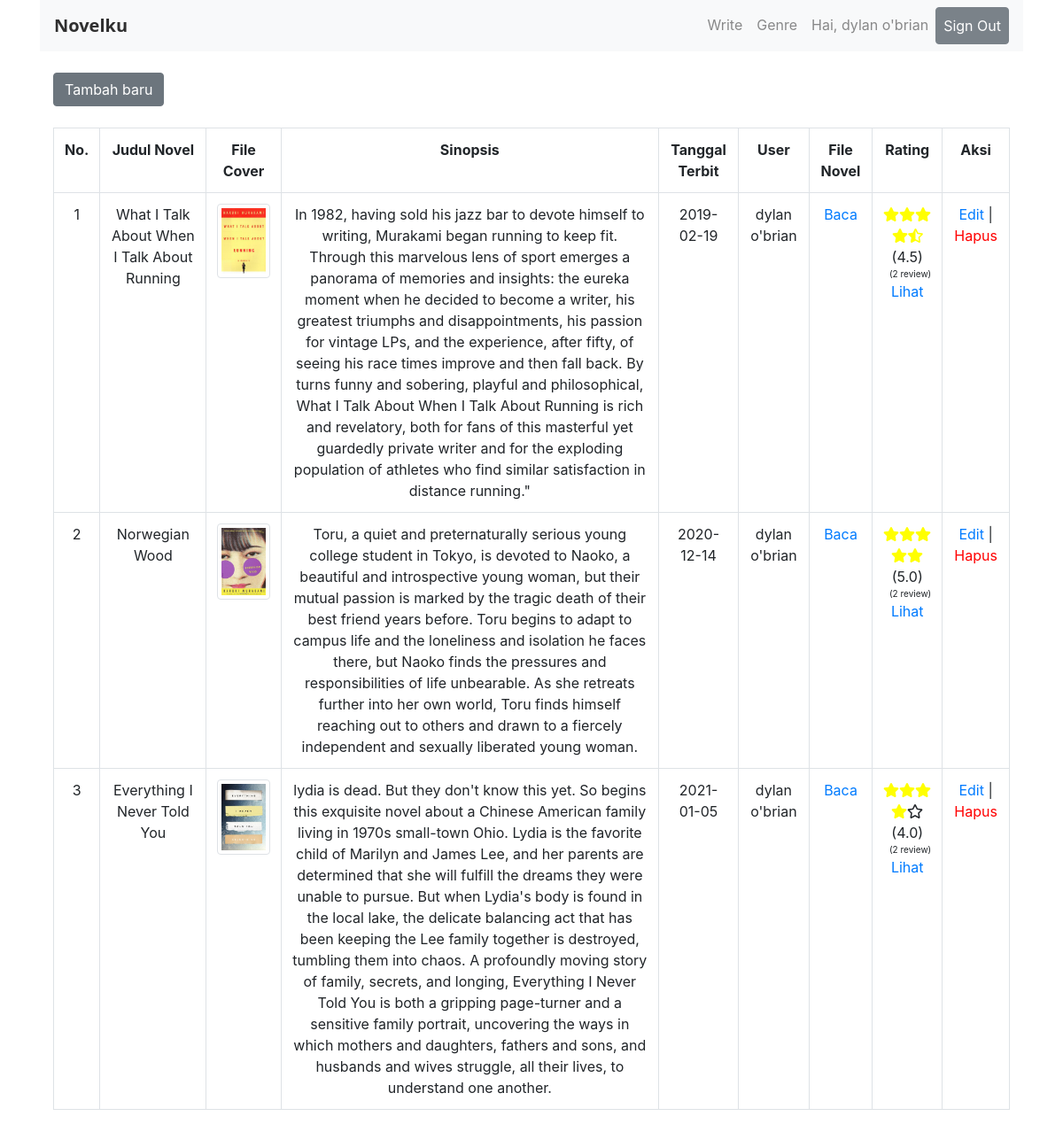
/?page=novel (signed in), run on the app's committed database.
### tables this page shows
CREATE TABLE `menu_role` (
  `id_menu` int(11) NOT NULL,
  `id_role` int(11) NOT NULL,
  `is_create` tinyint(4) NOT NULL,
  `is_read` tinyint(4) NOT NULL,
  `is_update` tinyint(4) NOT NULL,
  `is_delete` tinyint(4) NOT NULL
);

CREATE TABLE `menus` (
  `id_menu` int(11) NOT NULL,
  `nama_menu` varchar(255) NOT NULL,
  `file` varchar(255) NOT NULL
);

CREATE TABLE `novel` (
  `id_novel` int(11) NOT NULL,
  `judul_novel` varchar(255) NOT NULL,
  `file_cover` varchar(255) NOT NULL,
  `file_novel` varchar(255) NOT NULL,
  `sinopsis` text NOT NULL,
  `tgl_terbit` date NOT NULL,
  `id_user` int(11) NOT NULL,
  `created_at` datetime NOT NULL,
  `updated_at` datetime NOT NULL,
  `soft_delete` tinyint(4) NOT NULL
);

CREATE TABLE `user` (
  `id_user` int(11) NOT NULL,
  `nama_user` varchar(100) NOT NULL,
  `email` varchar(50) NOT NULL,
  `password` varchar(100) NOT NULL,
  `created_at` datetime NOT NULL,
  `updated_at` datetime NOT NULL DEFAULT CURRENT_TIMESTAMP,
  `soft_delete` tinyint(4) NOT NULL,
  `id_role` tinyint(4) NOT NULL
);

### novel.php (the view, shortened to what this page needs)
<?php
require_once "koneksi.php";
$sql="SELECT novel.id_novel, novel.judul_novel, novel.file_cover,novel.file_novel, novel.sinopsis, novel.tgl_terbit, user.nama_user, IFNULL(ROUND(AVG(review.rating),1),0) as rating, IFNULL(COUNT(review.id_review),0) as jml_review
FROM novel
JOIN user ON novel.id_user=user.id_user
LEFT JOIN review ON novel.id_novel=review.id_novel
WHERE novel.soft_delete=0
GROUP BY novel.id_novel";
$result=mysqli_query($conn, $sql);
function Bintang($rating){
	$html='';
	for( $x = 0; $x < 5; $x++ )
    {
        if( floor($rating)-$x >= 1 )
        {$html.= '<i class="fa fa-star" style="color:yellow"></i>'; }
        elseif( $rating-$x > 0 )
        {$html.= '<i class="fas fa-star-half-alt" style="color:yellow"></i>'; }
        else
        {$html.= '<i class="far fa-star"></i>'; }
    }
		return $html;
}?>
<div class="container">
    <br>
    <a href="?page=form_novel" class="btn btn-secondary">Tambah baru</a>
    <br>
    <br>
    <div class="row">
        <div class="col">
            <div class="table-responsive">
                <table class="table table-bordered text-center">
                    <tr>
                        <th>No. </th>
                        <th>Judul Novel</th>
                        <th>File Cover</th>
                        <th>Sinopsis</th>
                        <th>Tanggal Terbit</th>
                        <th>User</th>
                        <th>File Novel</th>
                        <th>Rating</th>
                        <th>Aksi</th>
                    </tr>
                    <?php
        if(mysqli_num_rows($result)>0){
            $no=0;
            while($row=mysqli_fetch_assoc($result))
            {
                $no++;
                $bintang=bintang($row['rating']);
                echo "<tr>
                <td>".$no."</td>
                <td>".$row['judul_novel']."</td>
                <td align='center'><img src='".$row['file_cover']."' class='img-thumbnail' width='300px'></td>
                <td>".$row['sinopsis']."</td>
                <td>".$row['tgl_terbit']."</td>
                <td>".$row['nama_user']."</td>
                <td>
                <a href='?page=baca_novel&id=".$row['id_novel']."'>Baca</a>
                </td>
                <td>".bintang($row['rating'])." (".$row['rating'].")<div style='font-size:10px; width:100%; text-align:right;'>(".$row['jml_review']." review)</div>
                ";
                $sql="SELECT * FROM review WHERE id_novel=".$row['id_novel'];
                $rreview=mysqli_query($conn,$sql);
                if(mysqli_num_rows($rreview)>0){
                echo"<a data-id='".$row['id_novel']."' class='review' style='cursor: pointer;'>Lihat</a>";
                }
                echo "<td>
                    <a href='?page=form_edit_novel&id=".$row['id_novel']."'>Edit</a> |
                    <a style='color:red;' href='?page=hapus_novel&id=".$row['id_novel']."'>Hapus</a>
                </td>
                </tr>
                ";
                }
                } ?>
                </table>
            </div>
        </div>
    </div>
</div>

### index.php (shortened to what this page needs)
<!doctype html>
<html lang="en">
<head>
    <link rel="stylesheet" href="assets/css/style.css">
    <link rel="stylesheet" href="assets/bootstrap/css/bootstrap.min.css">
    <link rel="stylesheet" href="https://use.fontawesome.com/releases/v5.1.1/css/all.css"
>
</head>
<body>
    <div class="container">
        <?php
            require_once "koneksi.php";
            if(isset($_SESSION['is_login']))
            {
                $sql = "SELECT * FROM menu_role AS a
                INNER JOIN menus AS b ON a.id_menu=b.id_menu
                WHERE a.id_role=".$_SESSION['id_role']." ORDER BY b.id_menu DESC";
                $menus = mysqli_query($conn, $sql);
            }
        ?>
        <nav class="navbar navbar-expand-lg navbar-light bg-light sticky-top">
            <a class="navbar-brand" href="index.php">Novelku</a>
            <div class="collapse navbar-collapse" id="navbarText">
                <ul class="navbar-nav ml-auto">
                    <?php if(isset($_SESSION['is_login'])==false){ ?>
                    <li class="nav-item active">
                        <a class="nav-link" href="#">Subscribe</a>
                    </li>
                    <li class="nav-item">
                        <a class="nav-link btn btn-secondary sign_in_button" href="?page=login">Sign In</a>
                    </li>
                    <?php } else{
                        while ($row=mysqli_fetch_assoc($menus)) {
                    echo '<li class="nav-item">
                            <a class="nav-link" href="?page='.$row['file'].'">'.$row['nama_menu'].'</a>
                        </li>';
                    }
                    ?>
                    <li class="nav-item">
                    <a class="nav-link" style="cursor: default;">Hai, <?= $_SESSION['nama_user'] ?> </a>
                    </li>
                    <li class="nav-item">
                        <a class="nav-link btn btn-secondary sign_in_button" href="?page=logout">Sign Out</a>
                    </li>
                    <?php } ?>
                </ul>
            </div>
        </nav>
        <?php
    if(isset($_GET['page'])){
        $page=$_GET['page'];
        $file_php=$page.".php";
        if (file_exists($file_php)) {
            require_once $file_php;
        }else{
            require_once "404.php";
        }
    }
    else{
        require_once "default.php";
    }
    ?>
    </div>
</body>
</html>

### assets/css/style.css (style rules this page uses)
.navbar .navbar-nav .nav-link.sign_in_button { color: white; }
.navbar-brand { font-size: 1.5em; font-weight: bold; font-family: 'Segoe UI', Tahoma, Geneva, Verdana, sans-serif; }
.bg-light { background-color: #ffffff !important; opacity: 90%; }

### data on the page
menu_role: id_menu.nama_menu "Write"
menu_role: id_menu.nama_menu "Genre"
novel: judul_novel "What I Talk About When I Talk About Running", file_cover (picture), sinopsis "In 1982, having sold his jazz bar to devote himself to writing, Murakami began running to keep fit. Through this marvelous lens of sport emerges a panorama of memories and insights: the eureka moment when he decided to become a writer, his greatest triumphs and disappointments, his passion for vintage LPs, and the experience, after fifty, of seeing his race times improve and then fall back. By turns funny and sobering, playful and philosophical, What I Talk About When I Talk About Running is rich and revelatory, both for fans of this masterful yet guardedly private writer and for the exploding population of athletes who find similar satisfaction in distance running.\"", tgl_terbit "2019-02-19", id_user.nama_user "dylan o'brian", rating "4.5", jml_review "2"
novel: judul_novel "Norwegian Wood", file_cover (picture), sinopsis "Toru, a quiet and preternaturally serious young college student in Tokyo, is devoted to Naoko, a beautiful and introspective young woman, but their mutual passion is marked by the tragic death of their best friend years before. Toru begins to adapt to campus life and the loneliness and isolation he faces there, but Naoko finds the pressures and responsibilities of life unbearable. As she retreats further into her own world, Toru finds himself reaching out to others and drawn to a fiercely independent and sexually liberated young woman.", tgl_terbit "2020-12-14", id_user.nama_user "dylan o'brian", rating "5.0", jml_review "2"
novel: judul_novel "Everything I Never Told You", file_cover (picture), sinopsis "lydia is dead. But they don't know this yet. So begins this exquisite novel about a Chinese American family living in 1970s small-town Ohio. Lydia is the favorite child of Marilyn and James Lee, and her parents are determined that she will fulfill the dreams they were unable to pursue. But when Lydia's body is found in the local lake, the delicate balancing act that has been keeping the Lee family together is destroyed, tumbling them into chaos. A profoundly moving story of family, secrets, and longing, Everything I Never Told You is both a gripping page-turner and a sensitive family portrait, uncovering the ways in which mothers and daughters, fathers and sons, and husbands and wives…", tgl_terbit "2021-01-05", id_user.nama_user "dylan o'brian", rating "4.0", jml_review "2"

### other printed values
$_SESSION['nama_user'] "dylan o'brian"
